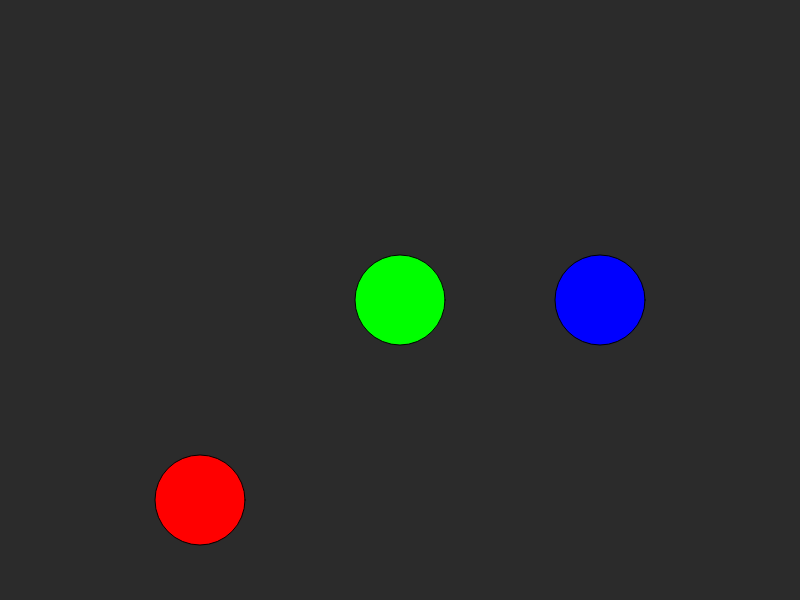
Frame 1 (no input)
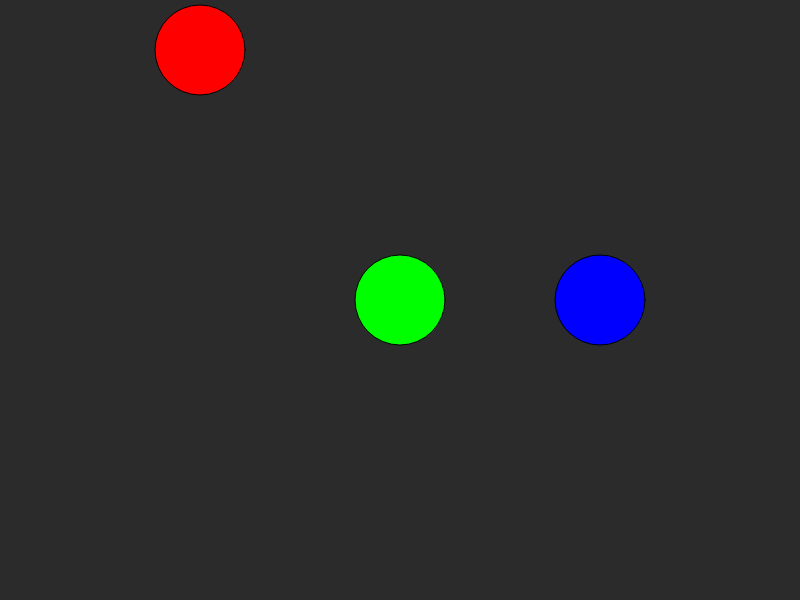
Frame 60 (no input)
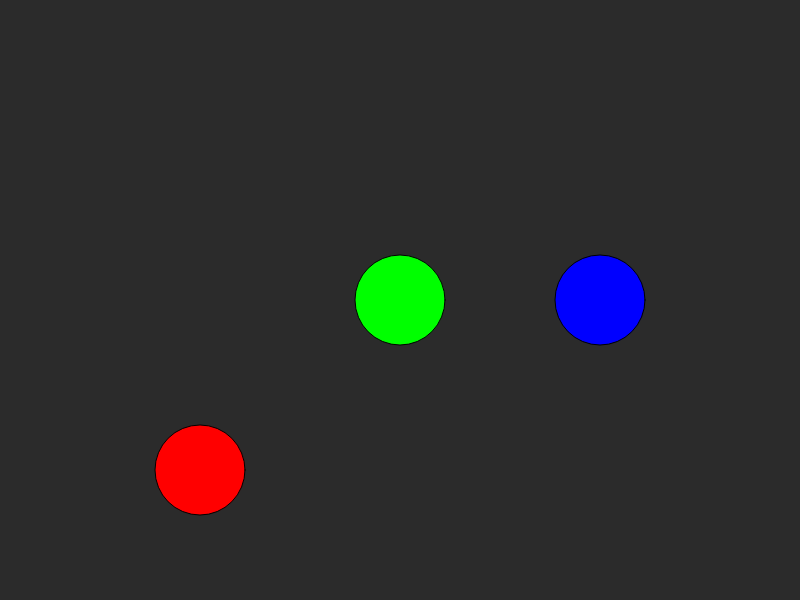
Frame 120 (the mouse pressed at the canvas centre since frame 60)

The p5.js sketch that drew these frames (run headless with seeded random() and noise() and a simulated clock; from frame 60 on, the mouse is pressed at the canvas centre):

// p5.js sketch
// ── sketch.js


function setup() {

    createCanvas(800, 600);
    background(200);
}

let x = 500;
let v = 10;


function draw() {
    background(43);
    fill(255,0,0)
    circle(width/4, x, 90)
    fill(0,255,0)
    circle(width/2, height/2, 90)
    fill(0,0,255)
    circle(3 * width / 4, height/2, 90)


    if (x + 45 > height){
        v *= -1;
    }

    if (x - 45 < 0){
        v *= -1;
    }

    x = x + v;
}
